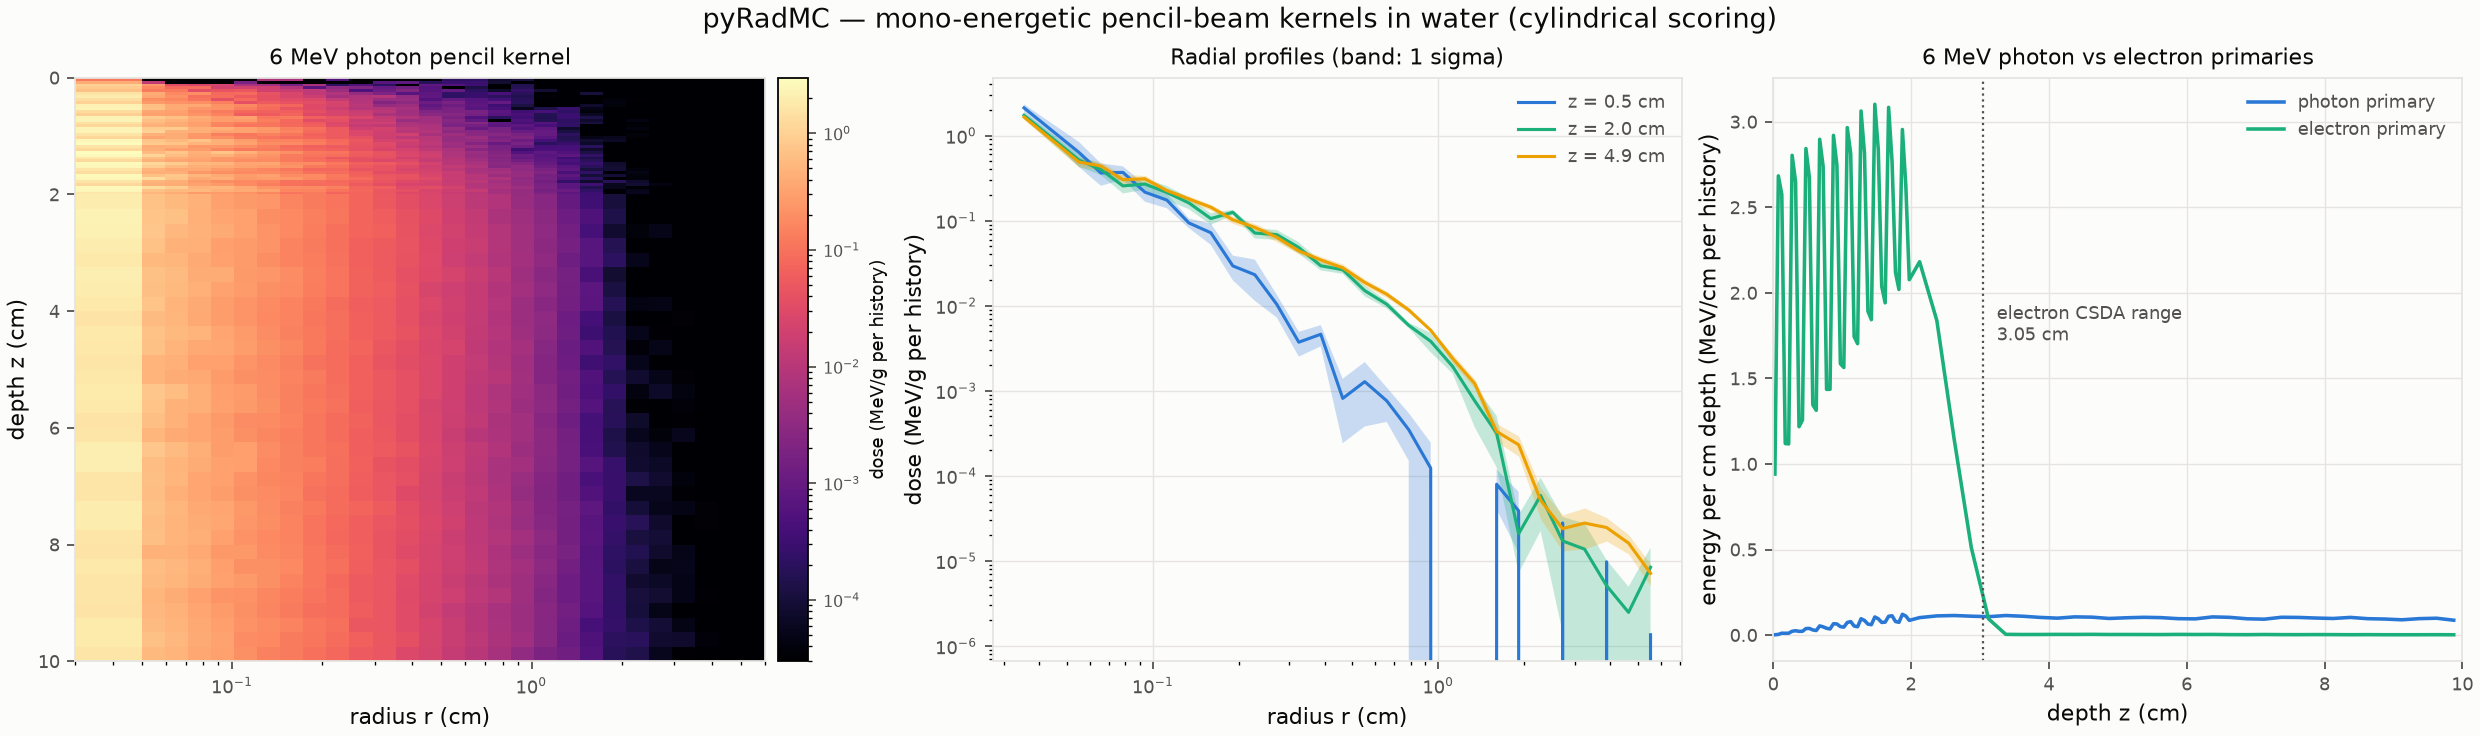

Generate this figure with Python:
"""Mono-energetic pencil-beam kernels in water, scored in cylindrical shells.

An infinitely narrow mono-energetic beam entering a semi-infinite water medium, with
dose binned by depth and by radius about the beam axis — the geometry a pencil-beam
kernel is defined on (Mackie et al., Med. Phys. 12(2):188-196, 1985,
doi:10.1118/1.595774; Ahnesjo, Med. Phys. 16(4):577-592, 1989, doi:10.1118/1.596360).

Renders one figure (``pencil_kernel_demo.png``, saved beside this script):

- **Left**: the photon kernel as a depth-radius map, log-scaled. Dose spans several
  decades between the axis and the scatter tail; the forward-leaning shape is the
  secondary electrons carrying energy downstream.
- **Centre**: radial profiles at three depths. Equal-ratio shells resolve the
  near-axis core, where essentially all of the structure lives, at a per-shell sigma
  that a Cartesian grid would need orders more histories to reach.
- **Right**: photon vs electron primaries at the same energy, as energy per unit
  depth. The electron kernel stops at its CSDA range (marked); the photon kernel
  builds up and then attenuates. ``primary_kind="electron"`` is the engine's existing
  range-validation instrument — electron *beams* as a clinical modality are out of
  scope (AGENTS.md 6).

The phantom is a water **box** that circumscribes the scored cylinder, not a cylinder
with vacuum outside: transport stays on the rectilinear grid, and the box keeps the
outermost shell under full lateral scatter conditions. The cylinder is a scoring
geometry only — transport never sees it.

Run it from the repository root (requires the ``examples`` extra, i.e. matplotlib)::

    python examples/pencil_kernel_demo.py

Runtime is well under a minute on the Warp CPU backend; it falls back to the
reference engine (slower) if ``warp`` is not installed.
"""

from __future__ import annotations

import time
from pathlib import Path

import matplotlib.pyplot as plt
import numpy as np
from matplotlib.axes import Axes
from matplotlib.colors import LogNorm

from pyRadMC.data.analytic import AnalyticCrossSections
from pyRadMC.geometry.grid import VoxelGrid
from pyRadMC.geometry.source import PencilBeamSource
from pyRadMC.scoring.cylinder import (
    CylindricalScoringGrid,
    geometric_edges,
    graded_edges,
)

SEED = 20260711
ENERGY = 6.0  # MeV
N_HISTORIES = 40_000
N_BATCHES = 8

# CSDA range of a 6 MeV electron in water, ICRU 37 / ESTAR: 3.052 g/cm^2.
CSDA_RANGE_CM = 3.05

# Reference dataviz palette (validated): categorical slots 1-3, neutral ink.
SURFACE = "#fcfcfb"
INK = "#0b0b0b"
INK_SECONDARY = "#52514e"
GRID_LINE = "#e5e4e0"
SERIES = ["#2a78d6", "#1baf7a", "#eda100"]  # blue, aqua, yellow


def _style(ax: Axes) -> None:
    """Recessive panel styling shared by every axis."""
    ax.set_facecolor(SURFACE)
    ax.tick_params(colors=INK_SECONDARY, labelsize=8)
    for spine in ax.spines.values():
        spine.set_color(GRID_LINE)
    ax.grid(color=GRID_LINE, lw=0.6)
    ax.set_axisbelow(True)


def _phantom() -> tuple[VoxelGrid, tuple[float, float]]:
    """Water box 16 x 16 x 10 cm, and the lateral centre the beam enters on."""
    grid = VoxelGrid.uniform_water(shape=(64, 64, 50), spacing=(0.25, 0.25, 0.2))
    return grid, (8.0, 8.0)


def _engine(grid: VoxelGrid):
    """Build the Warp CPU backend if available, else the reference oracle."""
    xs = AnalyticCrossSections(geometry_densities=grid.max_density_by_material())
    try:
        from pyRadMC.backends.warp.engine import WarpEngine
    except ImportError:
        from pyRadMC.backends.ref.engine import ReferenceEngine
        from pyRadMC.rng.host import HostRNG

        return ReferenceEngine(grid=grid, cross_sections=xs, rng=HostRNG())
    return WarpEngine(grid=grid, cross_sections=xs, device="cpu")


def _kernel(primary_kind: str) -> tuple[CylindricalScoringGrid, np.ndarray, np.ndarray]:
    """Run one pencil-beam kernel; returns the binning, dose and its sigma."""
    grid, axis = _phantom()
    cylinder = CylindricalScoringGrid.for_grid(
        grid,
        # Equal-ratio shells from 0.5 mm out to 6 cm, plus the central disc: constant
        # *relative* radial resolution, which is the natural binning for a quantity
        # falling roughly as a power law.
        radial_edges=geometric_edges(r_max=6.0, n_shells=28, r_min=0.05),
        axis=axis,
        # Graded depth: fine through the build-up, coarse where the curve is flat.
        depth_edges=graded_edges([(0.0, 2.0, 0.05), (2.0, 10.0, 0.25)]),
    )
    source = PencilBeamSource(
        energy=ENERGY, position=(axis[0], axis[1], -0.1), direction=(0.0, 0.0, 1.0)
    )
    result = _engine(grid).run(
        source,
        n_histories=N_HISTORIES,
        n_batches=N_BATCHES,
        seed=SEED,
        scoring_grid=cylinder,
        primary_kind=primary_kind,
    )
    return cylinder, result.dose, result.dose_sigma


def map_panel(ax: Axes, cyl: CylindricalScoringGrid, dose: np.ndarray) -> None:
    """Draw the photon kernel as a depth-radius map, log-scaled over its range."""
    floor = dose[dose > 0.0].max() * 1e-5
    mesh = ax.pcolormesh(
        cyl.radial_edges,
        cyl.depth_edges,
        np.maximum(dose, floor),
        norm=LogNorm(vmin=floor, vmax=dose.max()),
        cmap="magma",
        shading="flat",
    )
    bar = ax.figure.colorbar(mesh, ax=ax, pad=0.02)
    bar.set_label("dose (MeV/g per history)", color=INK, fontsize=8)
    bar.ax.tick_params(colors=INK_SECONDARY, labelsize=7)
    # Log radius: the shells are geometric, so this makes them equal-width columns.
    # The central disc spans r = 0 to r_min, which has no place on a log axis; it is
    # drawn running off the left spine rather than given a decade of its own, which a
    # symlog linear region would do and would badly overstate its extent.
    ax.set_xscale("log")
    ax.set_xlim(0.6 * cyl.radial_edges[1], cyl.radial_edges[-1])
    ax.invert_yaxis()
    ax.set_xlabel("radius r (cm)", color=INK)
    ax.set_ylabel("depth z (cm)", color=INK)
    ax.set_title(f"{ENERGY:.0f} MeV photon pencil kernel", color=INK, fontsize=10)


def radial_panel(
    ax: Axes, cyl: CylindricalScoringGrid, dose: np.ndarray, sigma: np.ndarray
) -> None:
    """Radial profiles at three depths, with the batch-estimated 1-sigma band."""
    radius = cyl.radial_centers
    for color, depth_cm in zip(SERIES, (0.5, 2.0, 5.0), strict=True):
        iz = int(np.argmin(np.abs(cyl.depth_centers - depth_cm)))
        profile = dose[iz]
        band = sigma[iz]
        ax.plot(radius, profile, color=color, lw=1.4, label=f"z = {cyl.depth_centers[iz]:.1f} cm")
        ax.fill_between(
            radius, profile - band, profile + band, color=color, alpha=0.25, linewidth=0
        )
    ax.set_xscale("log")
    ax.set_yscale("log")
    ax.set_xlabel("radius r (cm)", color=INK)
    ax.set_ylabel("dose (MeV/g per history)", color=INK)
    ax.set_title("Radial profiles (band: 1 sigma)", color=INK, fontsize=10)
    ax.legend(frameon=False, fontsize=8, labelcolor=INK_SECONDARY)


def depth_panel(ax: Axes, kernels: dict[str, tuple[CylindricalScoringGrid, np.ndarray]]) -> None:
    """Energy per unit depth: the photon build-up against the electron range."""
    for color, (kind, (cyl, dose)) in zip(SERIES[: len(kernels)], kernels.items(), strict=True):
        # Integrate the kernel over the shells: sum(dose * mass) is the energy in
        # that depth bin, per history. Dividing by the bin thickness makes the two
        # curves comparable independently of the binning.
        per_depth = (dose * cyl.voxel_mass).sum(axis=1) / cyl.depth_thickness
        ax.plot(cyl.depth_centers, per_depth, color=color, lw=1.6, label=f"{kind} primary")
    ax.axvline(CSDA_RANGE_CM, color=INK_SECONDARY, lw=1.0, ls=":")
    ax.annotate(
        f"electron CSDA range\n{CSDA_RANGE_CM} cm",
        xy=(CSDA_RANGE_CM, 0.55),
        xycoords=("data", "axes fraction"),
        xytext=(6, 0),
        textcoords="offset points",
        color=INK_SECONDARY,
        fontsize=8,
    )
    ax.set_xlabel("depth z (cm)", color=INK)
    ax.set_ylabel("energy per cm depth (MeV/cm per history)", color=INK)
    ax.set_title(f"{ENERGY:.0f} MeV photon vs electron primaries", color=INK, fontsize=10)
    ax.legend(frameon=False, fontsize=8, labelcolor=INK_SECONDARY)
    ax.set_xlim(0.0, 10.0)


def main() -> None:
    """Run both kernels and save the figure."""
    t0 = time.perf_counter()
    photon_cyl, photon_dose, photon_sigma = _kernel("photon")
    electron_cyl, electron_dose, _ = _kernel("electron")

    fig, axes = plt.subplots(1, 3, figsize=(15.5, 4.6), facecolor=SURFACE, constrained_layout=True)
    fig.suptitle(
        "pyRadMC — mono-energetic pencil-beam kernels in water (cylindrical scoring)",
        color=INK,
        fontsize=12,
    )
    for ax in axes:
        _style(ax)
    map_panel(axes[0], photon_cyl, photon_dose)
    radial_panel(axes[1], photon_cyl, photon_dose, photon_sigma)
    depth_panel(
        axes[2],
        {"photon": (photon_cyl, photon_dose), "electron": (electron_cyl, electron_dose)},
    )

    out = Path(__file__).with_suffix(".png")
    fig.savefig(out, dpi=160, facecolor=SURFACE)
    print(f"figure written to {out} in {time.perf_counter() - t0:.0f} s")


if __name__ == "__main__":
    main()
